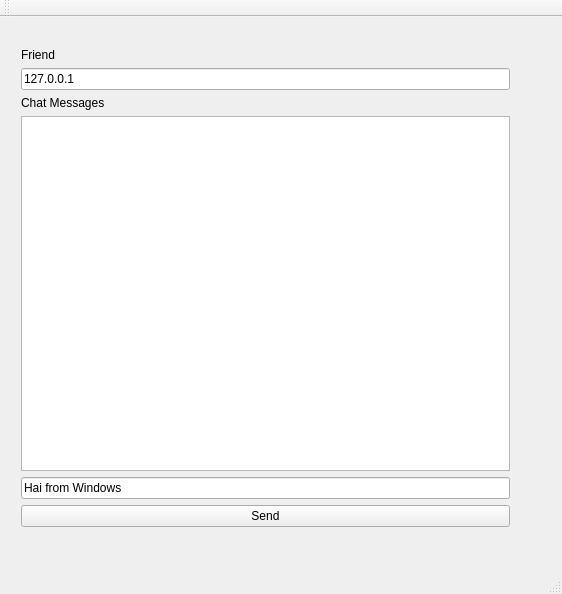
<?xml version="1.0" encoding="UTF-8"?>
<ui version="4.0">
 <class>MainWindow</class>
 <widget class="QMainWindow" name="MainWindow">
  <property name="geometry">
   <rect>
    <x>0</x>
    <y>0</y>
    <width>562</width>
    <height>594</height>
   </rect>
  </property>
  <property name="windowTitle">
   <string>Chat@1.0</string>
  </property>
  <widget class="QWidget" name="centralWidget">
   <widget class="QWidget" name="verticalLayoutWidget">
    <property name="geometry">
     <rect>
      <x>10</x>
      <y>20</y>
      <width>511</width>
      <height>501</height>
     </rect>
    </property>
    <layout class="QVBoxLayout" name="verticalLayout">
     <item>
      <widget class="QLabel" name="label">
       <property name="text">
        <string>Friend</string>
       </property>
      </widget>
     </item>
     <item>
      <widget class="QLineEdit" name="lineEdit">
       <property name="text">
        <string>127.0.0.1</string>
       </property>
      </widget>
     </item>
     <item>
      <widget class="QLabel" name="label_2">
       <property name="text">
        <string>Chat Messages</string>
       </property>
      </widget>
     </item>
     <item>
      <widget class="QTextBrowser" name="textBrowser"/>
     </item>
     <item>
      <widget class="QLineEdit" name="lineEditSend">
       <property name="text">
        <string>Hai from Windows</string>
       </property>
      </widget>
     </item>
     <item>
      <widget class="QPushButton" name="pushButtonSend">
       <property name="text">
        <string>Send</string>
       </property>
      </widget>
     </item>
    </layout>
   </widget>
  </widget>
  <widget class="QMenuBar" name="menuBar">
   <property name="geometry">
    <rect>
     <x>0</x>
     <y>0</y>
     <width>562</width>
     <height>21</height>
    </rect>
   </property>
  </widget>
  <widget class="QToolBar" name="mainToolBar">
   <attribute name="toolBarArea">
    <enum>TopToolBarArea</enum>
   </attribute>
   <attribute name="toolBarBreak">
    <bool>false</bool>
   </attribute>
  </widget>
  <widget class="QStatusBar" name="statusBar"/>
 </widget>
 <layoutdefault spacing="6" margin="11"/>
 <resources/>
 <connections/>
</ui>
